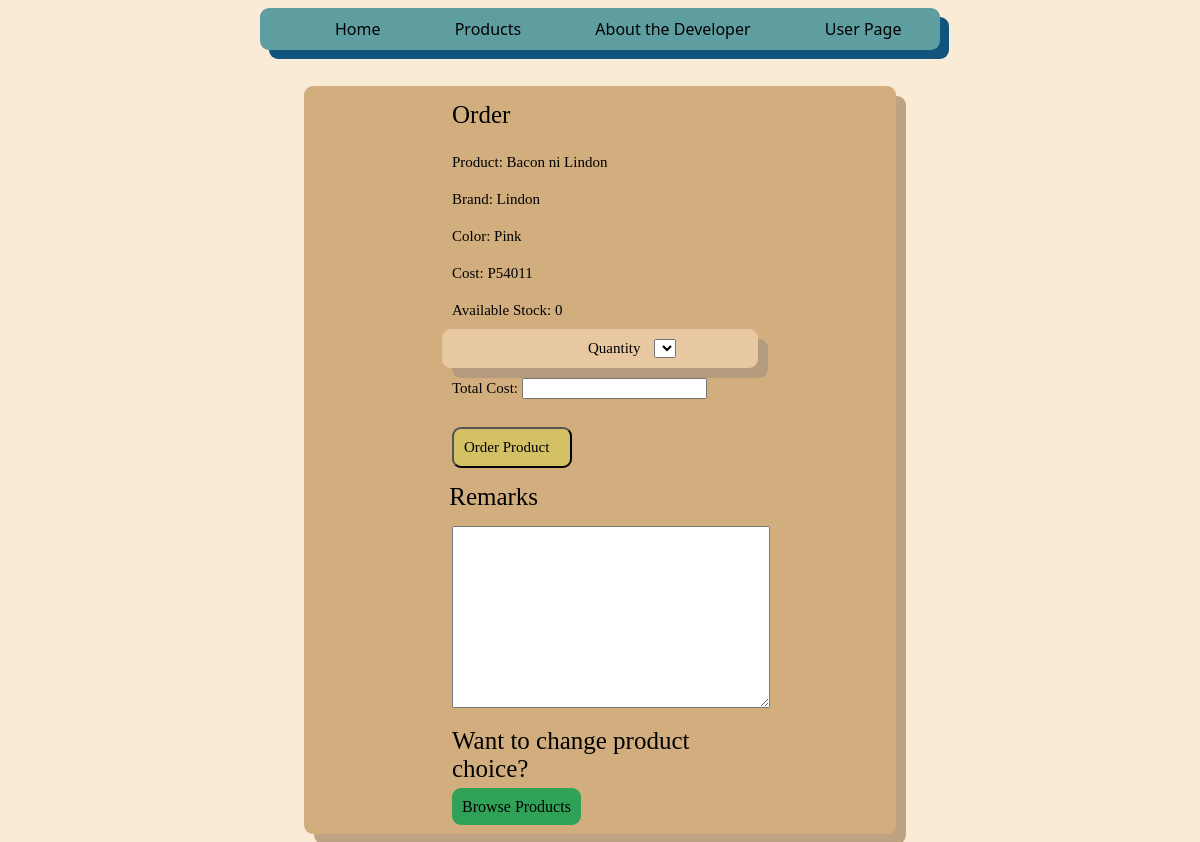
The page /order/4/ (signed in) on the database its author committed.
### Inventory/models.py (models this page shows)
class Product(models.Model):
    objects = models.Manager()
    Name = models.CharField(max_length=30, unique=True)
    Brand = models.CharField(max_length=30)
    Color = models.CharField(max_length=20)
    Cost = models.CharField(max_length=10)
    Stock = models.BigIntegerField()

### Inventory/views.py (the view)
# urls.py: path('order/<int:pk>/', views.Order, name='order'),
def Order(request,pk):
    CurrentProd = get_object_or_404(Product, pk=pk)
    CUser = get_object_or_404(Userperson, username = request.session['user'])
    if request.method == "POST":
        quantvalue = request.POST.get('drop')
        totalcost3 = request.POST.get('totalcost')
        remark = request.POST.get('remark')
        OrderedProduct.objects.create(Client = CUser, Order = CurrentProd,
        remarks = remark, quantity = quantvalue, totalcost = totalcost3)
        CurrentProd.Stock -= int(quantvalue)
        CurrentProd.save()
        return redirect('Products')
    else:
        array = []
        P = Product.objects.all()
        for x in range(CurrentProd.Stock):
            array.append(x+1)
        return render(request,'Inventory/order.html',{
            'P' : P,
            'Current' : CurrentProd,
            'A' : array,
        })

### Inventory/templates/Inventory/order.html (shortened to what this page needs)
{% extends 'Inventory/base.html' %}
{% load static %}
    {% block content %}
    <br><br>
    <form method="POST" action="{% url 'order' pk=Current.pk %}">{% csrf_token %}
        <div class="formblock">
            <div class="Largetext" style="margin: auto; width: 50%;"> Order </div>
            <div class="label"> Product: {{Current.Name}} </div>
            <div class="label"> Brand: {{Current.Brand}} </div>
            <div class="label"> Color: {{Current.Color}} </div>
            <div class="label"> Cost: {{Current.Cost}} </div>
            <div class="label"> Available Stock: {{Current.Stock}} </div>
            <div class="container" style="border: transparent; width: inherit;">
                <div class="label" style="display:inline; margin: auto; margin-left: 10.5vw;"> Quantity </div>
                <select type="text" id="drop" name="drop" style="display:inline;">
                </select>
            </div>
            <div class="label">
                Total Cost: <input id="cost" name="totalcost">  </input>
            </div> <br>
            <button class="Submit" id="prelim" type="submit" style="margin: auto; margin-left: 25%; width: 10vw; text-align: left;">
                Order Product
            </button>
            <div class="Largetext" style="margin:auto; margin-left:22%; width:50%;"> Remarks </div>
            <textarea class="forminput" name="remark" type="text" style="margin:auto; margin-left:25%; width:50%; height: 20vh;"> </textarea>
            <div class="Largetext" style="margin: auto; width: 50%; max-width: 100%;"> Want to change product choice? </div>
                <a class="Button" href="{% url 'Products' %}"> Browse Products </a>
            <br><br>
        </div>
    </form>
    {% endblock %}

### Inventory/static/css/home.css (style rules this page uses)
.Largetext { font-size: 25px; font-family: Verdana; margin-bottom: 1vh; padding: 15px; }

### Inventory/static/css/form.css (style rules this page uses)
html { background-color: antiquewhite; }
a { color: black; text-decoration: none; }
.container { padding: 10px; font-family: Verdana; background-color: rgb(232, 200, 160); border: transparent; border-radius: 9px; box-shadow: 10px 10px rgb(180, 155, 125); width: 50vw; margin: auto; max-width: 100%; }
.formblock { margin: auto; max-width: 100%; border: transparent; border-radius: 9px; width: 50%; box-shadow: 10px 10px rgb(189, 163, 130); background-color: rgb(210, 174, 127); }
.label { padding: 10px; font-family: Verdana; font-size: 15px; margin: auto; max-width: 100%; width: 50%; }
.forminput { padding: 10px; margin: auto; max-width: 100%; width: 50%; }
.Button { text-decoration: none; background-color: rgb(48, 162, 88); padding: 10px; margin: auto; margin-left: 25%; max-width: 100%; width: 7vw; text-align: center; border-radius: 9px; }
.Submit { font-family: Verdana; font-size: 15px; background-color: rgb(213, 193, 101); padding: 10px; width: 10vw; max-width: 100%; margin: auto; margin-left: 25%; border-radius: 9px; }

### rows shown on the page
Product: Name "Bacon ni Lindon", Brand "Lindon", Color "Pink", Cost "P54011", Stock "0"
